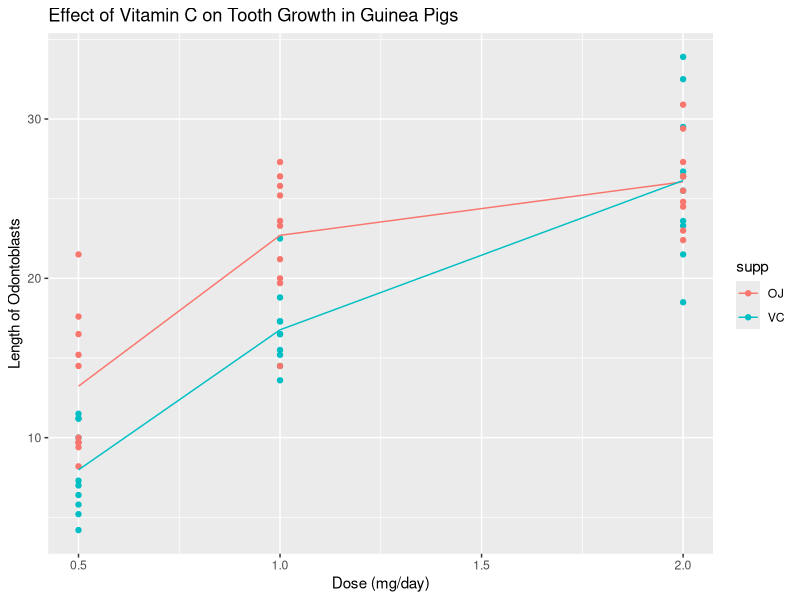
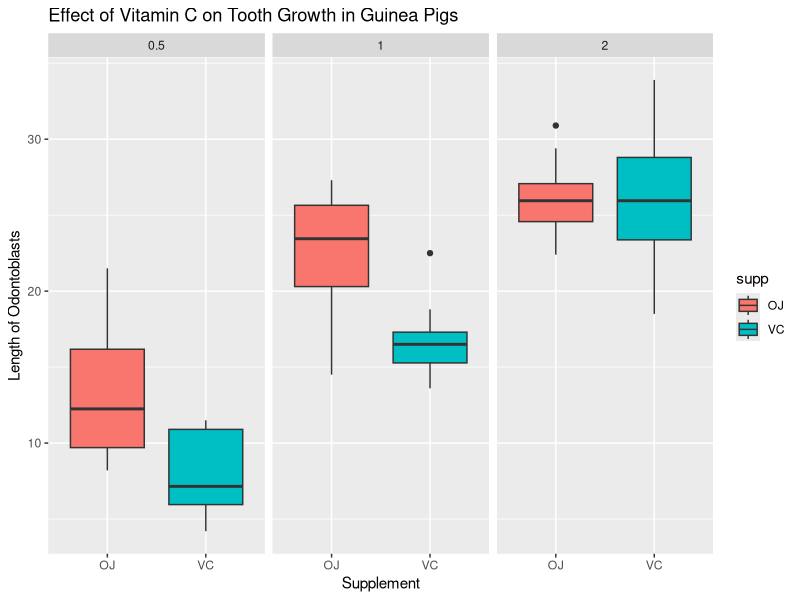

Generate these figures, in order, with R:
## ---- chunk 1
knitr::opts_chunk$set(echo = TRUE)
library(datasets)
library(ggplot2)
data(ToothGrowth)
## ---- chunk 2
str(ToothGrowth)
## ---- chunk 3
ggplot(ToothGrowth, aes(dose, len, group = supp)) +
    geom_point(aes(color=supp)) +
    stat_summary(fun.y=mean, geom="line", aes(group=supp, color=supp)) +
    labs(x = "Dose (mg/day)") + labs(y = "Length of Odontoblasts") +
    labs(title = "Effect of Vitamin C on Tooth Growth in Guinea Pigs")
## ---- chunk 4
ggplot(ToothGrowth, aes(supp, len, group = supp)) +
    facet_grid(~dose) + geom_boxplot(aes(fill = supp)) +
    labs(x = "Supplement") + labs(y = "Length of Odontoblasts") +
    labs(title = "Effect of Vitamin C on Tooth Growth in Guinea Pigs")
## ---- chunk 5
ojDose1 <- with(ToothGrowth, ToothGrowth[which(supp=='OJ' & dose==0.5), ]$len)
ojDose2 <- with(ToothGrowth, ToothGrowth[which(supp=='OJ' & dose==1.0), ]$len)
ojDose3 <- with(ToothGrowth, ToothGrowth[which(supp=='OJ' & dose==2.0), ]$len)
vcDose1 <- with(ToothGrowth, ToothGrowth[which(supp=='VC' & dose==0.5), ]$len)
vcDose2 <- with(ToothGrowth, ToothGrowth[which(supp=='VC' & dose==1.0), ]$len)
vcDose3 <- with(ToothGrowth, ToothGrowth[which(supp=='VC' & dose==2.0), ]$len)
## ---- chunk 6
# Conduct two-sided t-tests on all three sets of data
D1 <- t.test(ojDose1-vcDose1, paired=FALSE, var.equal=FALSE)
D2 <- t.test(ojDose2-vcDose2, paired=FALSE, var.equal=FALSE)
D3 <- t.test(ojDose3-vcDose3, paired=FALSE, var.equal=FALSE)
# Round off the 95% CIs
ciD1 <- round(D1$conf.int, 3)
ciD2 <- round(D2$conf.int, 3)
ciD3 <- round(D3$conf.int, 3)
# Round of the p-values
pD1 <- round(D1$p.value, 3)
pD2 <- round(D2$p.value, 3)
pD3 <- round(D3$p.value, 3)
